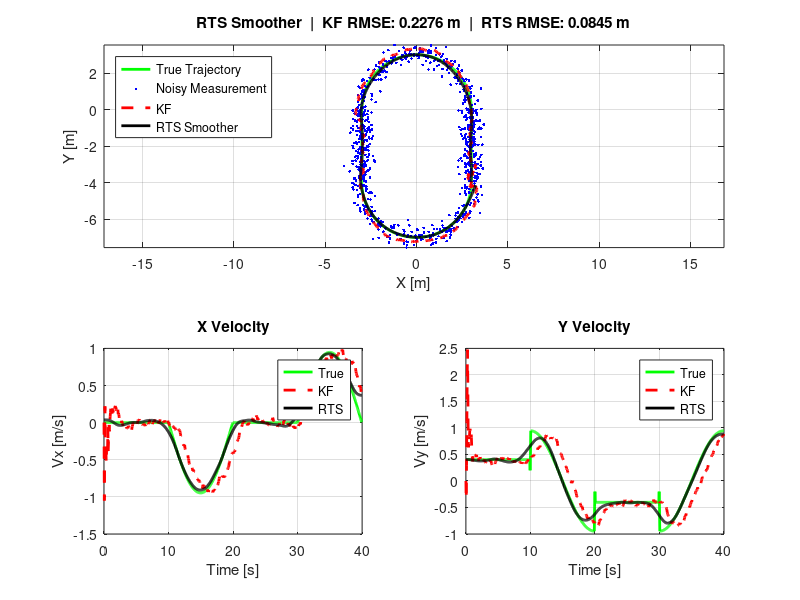

Source code (MATLAB):
clc, clear all, close all;
% RTS Smoother - Linear Kalman Filter + Backward Pass
% Constant Velocity Model, Linear Measurement
% Written By: Rasit
% Date: 04-Apr-2026
%% Simulation Parameters
Ts       = 5e-2;                                     % Sampling Period    [s]
TrajTime = 10;                                       % Trajectory Time    [s]
SimStep  = 20;                                       % Plot every N steps
Tstep    = linspace(0, pi, TrajTime/Ts);
xunit    = 3*cos(Tstep);
yunit    = 3*sin(Tstep);
RealTraj = [linspace(3,3,size(xunit,2))   xunit  linspace(-3,-3,size(xunit,2))  -xunit;
            linspace(-4,0,size(yunit,2))   yunit  linspace(0,-4,size(yunit,2))   -yunit-4];
NoD      = size(RealTraj, 2);
tspan    = (0:NoD-1) * Ts;

vx_true   = gradient(RealTraj(1,:), Ts);
vy_true   = gradient(RealTraj(2,:), Ts);
TrueState = [RealTraj; vx_true; vy_true];            % [4 x NoD]

%% Noisy Measurement
sigma_meas = 0.3;                                    % Measurement Noise Std [m]
Z          = TrueState(1:2,:) + sigma_meas*randn(2, NoD);

%% System Matrices
NofState = 4;
F = [1 0 Ts 0;
     0 1 0  Ts;
     0 0 1  0;
     0 0 0  1];                                      % State Transition Matrix
H = [1 0 0 0;
     0 1 0 0];                                       % Observation Matrix

% Low  Kalman Gain: if R >> P => K = P/(P+R) | K ~= 0 (Algorithm belief kalman model)
% High Kalman Gain: if R << P => K = P/(P+R) | K ~= 1 (Algorithm belief measurement)
P   = 1e1 * eye(NofState);                           % Error Noise Cov Matrix
Q   = 1e-1 * [Ts^4/4 0      Ts^3/2 0;
              0      Ts^4/4 0      Ts^3/2;
              Ts^3/2 0      Ts^2   0;
              0      Ts^3/2 0      Ts^2];             % Process Noise Cov Matrix
R   = sigma_meas^2 * eye(2);                         % Measurement Noise Cov Matrix

%% Storage
X_kk  = zeros(NofState, NoD);                        % x̂_{k|k}   Forward
P_kk  = zeros(NofState, NofState, NoD);              % P_{k|k}
X_kk1 = zeros(NofState, NoD);                        % x̂_{k|k-1} Predicted
P_kk1 = zeros(NofState, NofState, NoD);              % P_{k|k-1}
X_rts = zeros(NofState, NoD);                        % x̂_{k|N}   Smoothed

%% Live Simulation
figure('units','normalized','outerposition',[0 0 1 1],'color','w')
x_est = [Z(1,1); Z(2,1); 0; 0];
for k = 1:NoD
    %% Forward Pass — KF
    x_pred = F * x_est;
    P_pred = F * P * F' + Q;                         % Uncertainty Propagation
    X_kk1(:,k)   = x_pred;
    P_kk1(:,:,k) = P_pred;

    K     = P_pred * H' / (H * P_pred * H' + R);    % Compute Kalman Gain!
    x_est = x_pred + K * (Z(:,k) - H * x_pred);      % Update State with Measurement & Kalman Gain
    P     = (eye(NofState)-K*H)*P_pred*(eye(NofState)-K*H)' + K*R*K'; % Update Estimation Uncertainty
    X_kk(:,k)   = x_est;
    P_kk(:,:,k) = P;

    %% Backward Pass — RTS (up to current k)
    X_rts(:,k) = X_kk(:,k);
    P_rts_k    = P_kk(:,:,k);
    for j = k-1:-1:1
        G             = P_kk(:,:,j) * F' / P_kk1(:,:,j+1);
        X_rts(:,j)   = X_kk(:,j) + G * (X_rts(:,j+1) - X_kk1(:,j+1));
        P_rts_j       = P_kk(:,:,j) + G * (P_rts_k - P_kk1(:,:,j+1)) * G';
        P_rts_k       = P_rts_j;
    end

    %% Plot
    if mod(k, SimStep) == 0 || k == NoD
        rmse_kf  = sqrt(mean(sum((X_kk(1:2,1:k)  - TrueState(1:2,1:k)).^2)));
        rmse_rts = sqrt(mean(sum((X_rts(1:2,1:k) - TrueState(1:2,1:k)).^2)));
        clf

        subplot(2,2,[1 2])
        plot(TrueState(1,:),    TrueState(2,:),    'g-',  'LineWidth', 2), hold on, grid on
        plot(Z(1,1:k),          Z(2,1:k),          'b.',  'MarkerSize', 6)
        plot(X_kk(1,1:k),       X_kk(2,1:k),      'r--', 'LineWidth', 2)
        plot(X_rts(1,1:k),      X_rts(2,1:k),     'k-',  'LineWidth', 2)
        legend('True Trajectory','Noisy Measurement','KF','RTS Smoother','Location','northwest')
        xlabel('X [m]'), ylabel('Y [m]')
        title(sprintf('RTS Smoother  |  KF RMSE: %.4f m  |  RTS RMSE: %.4f m', rmse_kf, rmse_rts))
        axis equal

        subplot(2,2,3)
        plot(tspan(1:k), TrueState(3,1:k), 'g-',  'LineWidth', 2), hold on, grid on
        plot(tspan(1:k), X_kk(3,1:k),      'r--', 'LineWidth', 2)
        plot(tspan(1:k), X_rts(3,1:k),     'k-',  'LineWidth', 2)
        legend('True','KF','RTS','Location','northeast')
        xlabel('Time [s]'), ylabel('Vx [m/s]'), title('X Velocity')

        subplot(2,2,4)
        plot(tspan(1:k), TrueState(4,1:k), 'g-',  'LineWidth', 2), hold on, grid on
        plot(tspan(1:k), X_kk(4,1:k),      'r--', 'LineWidth', 2)
        plot(tspan(1:k), X_rts(4,1:k),     'k-',  'LineWidth', 2)
        legend('True','KF','RTS','Location','northeast')
        xlabel('Time [s]'), ylabel('Vy [m/s]'), title('Y Velocity')

        drawnow
    end
end
